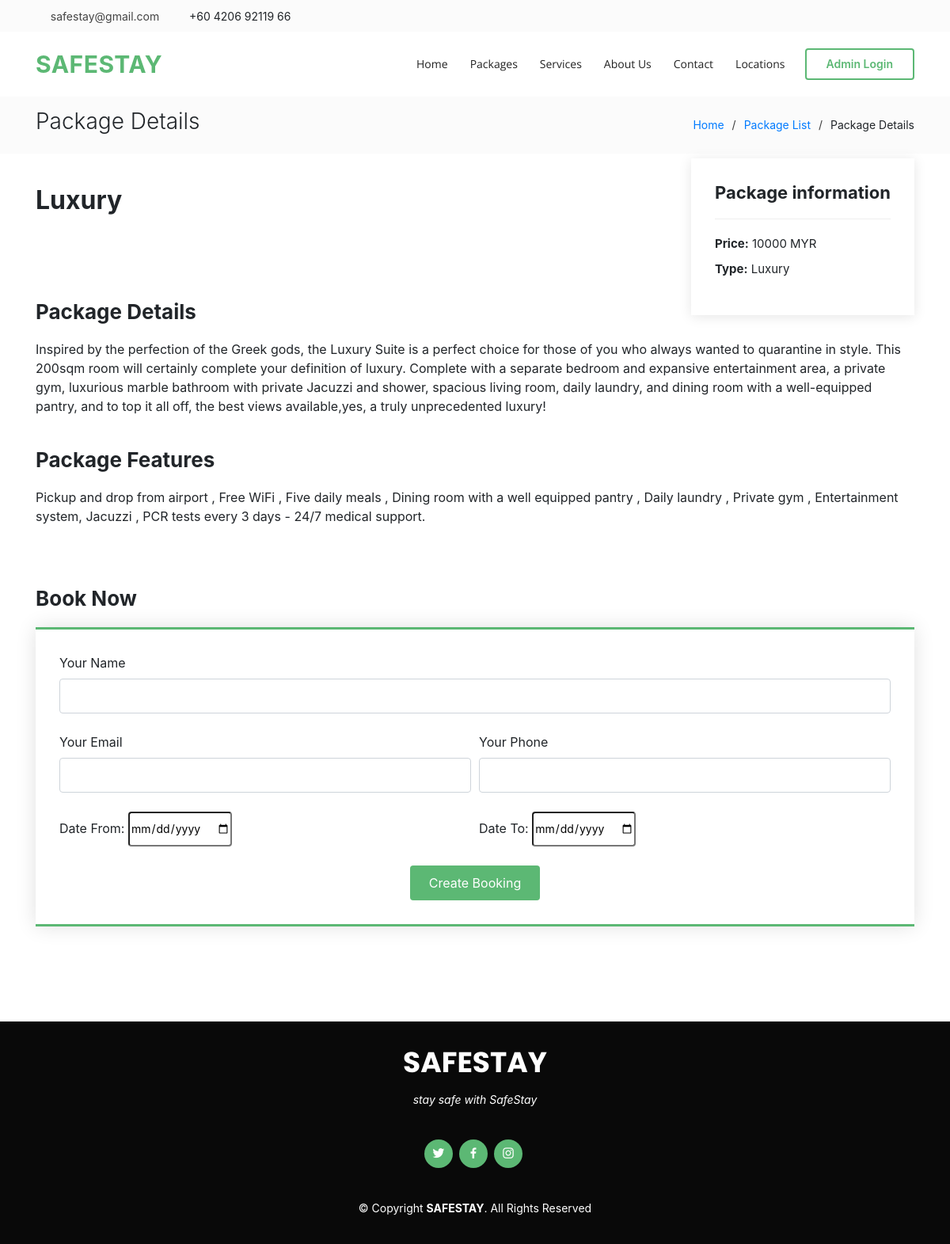
The app's page /package-details.php?pkg_id=3 with its own data.
### tables this page shows
CREATE TABLE `packages` (
  `htl_id` int(11) NOT NULL,
  `pkg_id` int(11) NOT NULL,
  `pkg_name` varchar(200) DEFAULT NULL,
  `pkg_type` varchar(150) DEFAULT NULL,
  `pkg_price` int(11) DEFAULT NULL,
  `pkg_features` varchar(255) DEFAULT NULL,
  `pkg_details` mediumtext DEFAULT NULL,
  `pkg_image` varchar(100) DEFAULT NULL,
  `creation_date` timestamp NULL DEFAULT NULL,
  `update_date` timestamp NULL DEFAULT NULL
);

### package-details.php (the view, shortened to what this page needs)
<?php
include('assets/includes/config.php');
?>
<!DOCTYPE html>
<html lang="en">
<head>
  <link href="assets/vendor/bootstrap/css/bootstrap.min.css" rel="stylesheet">
  <link href="assets/vendor/icofont/icofont.min.css" rel="stylesheet">
  <link href="assets/vendor/boxicons/css/boxicons.min.css" rel="stylesheet">
  <link href="assets/vendor/animate.css/animate.min.css" rel="stylesheet">
  <link href="assets/vendor/owl.carousel/assets/owl.carousel.min.css" rel="stylesheet">
  <link href="assets/vendor/venobox/venobox.css" rel="stylesheet">
  <link href="assets/css/style.css" rel="stylesheet">
  <link rel="stylesheet" href="https://maxcdn.bootstrapcdn.com/bootstrap/4.0.0/css/bootstrap.min.css">
  <link href="https://unpkg.com/gijgo@1.9.13/css/gijgo.min.css" rel="stylesheet" type="text/css" />
</head>
<body>
  <?php include('assets/includes/header.php'); ?>
  <main id="main">
    <section class="breadcrumbs">
      <div class="container">
        <div class="d-flex justify-content-between align-items-center">
          <h2>Package Details</h2>
          <ol>
            <li><a href="index.php">Home</a></li>
            <li><a href="package-list.php">Package List</a></li>
            <li>Package Details</li>
          </ol>
        </div>
      </div>
    </section>
    <?php
    $pid = intval($_GET['pkg_id']);
    $sql = "SELECT * from packages where pkg_id=:pid";
    $query = $dbh->prepare($sql);
    $query->bindParam(':pid', $pid, PDO::PARAM_STR);
    $query->execute();
    $results = $query->fetchAll(PDO::FETCH_OBJ);
    if ($query->rowCount() > 0) {
      foreach ($results as $result) {  ?>
        <section id="portfolio-details" class="portfolio-details">
          <div class="container">
            <h2><b><?php echo htmlentities($result->pkg_name); ?></b> </h2> <br>
            <div class="portfolio-details-container">
              <div>
              </div>
              <div class="portfolio-info">
                <h3>Package information</h3>
                <ul>
                  <li><strong>Price:</strong> <?php echo htmlentities($result->pkg_price); ?> MYR</li>
                  <li><strong>Type:</strong> <?php echo htmlentities($result->pkg_type); ?></li>
                </ul>
              </div>
            </div>
            <div class="portfolio-description">
              <h2>Package Details</h2>
              <p>
                <?php echo htmlentities($result->pkg_details); ?>
              </p>
              <br>
              <h2>Package Features</h2>
              <p>
                <?php echo htmlentities($result->pkg_features); ?>
              </p>
              <section id="booking" class="contact">
                <h2>Book Now</h2>
                <form name="booking" method="post" class="php-email-form" name="bookinsgform">
                  <div class="form-group">
                    <label>Your Name</label>
                    <input type="text" name="name" class="form-control" id="name" data-rule="minlen:4" data-msg="Please enter at least 4 chars" />
                  </div>
                  <div class="form-row">
                    <div class="form-group col-md-6">
                      <label>Your Email</label>
                      <input type="email" class="form-control" name="email" id="email" data-rule="email" data-msg="Please enter a valid email" />
                    </div>
                    <div class="form-group col-md-6">
                      <label>Your Phone</label>
                      <input type="text" name="phone" class="form-control" id="name" data-rule="minlen:4" data-msg="Please enter valid phone number" />
                    </div>
                  </div>
                  <div class="form-row">
                    <div action="/action_page.php" class="form-group col-md-6">
                      <label for="from">Date From:</label>
                      <input type="date" id="from" name="fromdate">
                    </div>
                    <div action="/action_page.php" class="form-group col-md-6">
                      <label for="to">Date To:</label>
                      <input type="date" id="to" name="todate">
                    </div>
                  </div>
                  <div class="text-center"><button type="submit" name="submit">Create Booking</button></div>
                </form>
              </section>
            </div>
          </div>
        </section>
    <?php }
    } ?>
  </main>
  <?php include('assets/includes/footer.php'); ?>
</body>
</html>

### assets/css/style.css (style rules this page uses)
body { font-family: "Open Sans", sans-serif; color: #444444; }
a { color: #5cb874; }
h1, h2, h3, h4, h5, h6 { font-family: "Raleway", sans-serif; }
section { padding: 60px 0; }
.contact .php-email-form { width: 100%; border-top: 3px solid #5cb874; border-bottom: 3px solid #5cb874; padding: 30px; background: #fff; box-shadow: 0 0 24px 0 rgba(0, 0, 0, 0.12); }
.contact .php-email-form .form-group { padding-bottom: 8px; }
.contact .php-email-form input, .contact .php-email-form textarea { border-radius: 0; box-shadow: none; font-size: 14px; border-radius: 4px; }
.contact .php-email-form input { height: 44px; }
.contact .php-email-form button[type="submit"] { background: #5cb874; border: 0; padding: 10px 24px; color: #fff; transition: 0.4s; border-radius: 4px; }
.breadcrumbs { padding: 15px 0; background: #fbfbfb; min-height: 40px; margin-top: 122px; }
.breadcrumbs h2 { font-size: 28px; font-weight: 300; }
.breadcrumbs ol { display: flex; flex-wrap: wrap; list-style: none; padding: 0; margin: 0; font-size: 14px; }
.breadcrumbs ol li + li { padding-left: 10px; }
.breadcrumbs ol li + li::before { display: inline-block; padding-right: 10px; color: #3c3c3c; content: "/"; }
.portfolio-details { padding-top: 40px; }
.portfolio-details .portfolio-details-container { position: relative; }
.portfolio-details .portfolio-info { padding: 30px; position: absolute; right: 0; bottom: -70px; background: #fff; box-shadow: 0px 2px 15px rgba(0, 0, 0, 0.1); z-index: 2; }
.portfolio-details .portfolio-info h3 { font-size: 22px; font-weight: 700; margin-bottom: 20px; padding-bottom: 20px; border-bottom: 1px solid #eee; }
.portfolio-details .portfolio-info ul { list-style: none; padding: 0; font-size: 15px; }
.portfolio-details .portfolio-info ul li + li { margin-top: 10px; }
.portfolio-details .portfolio-description { padding-top: 50px; }
.portfolio-details .portfolio-description h2 { width: 50%; font-size: 26px; font-weight: 700; margin-bottom: 20px; }
.portfolio-details .portfolio-description p { padding: 0 0 0 0; }

### records on screen
packages: pkg_name "Luxury", pkg_price "10000", pkg_type "Luxury", pkg_details "Inspired by the perfection of the Greek gods, the Luxury Suite is a perfect choice for those of you who always wanted to quarantine in style. This 200sqm room will certainly complete your definition of luxury. Complete with a separate bedroom and expansive entertainment area, a private gym, luxurious marble bathroom with private Jacuzzi and shower, spacious living room, daily laundry, and dining room with a well-equipped pantry, and to top it all off, the best views available,yes, a truly unprecedented luxury!", pkg_features "Pickup and drop from airport , Free WiFi , Five daily meals , Dining room with a well equipped pantry , Daily laundry , Private gym , Entertainment system, Jacuzzi , PCR tests every 3 days - 24/7 medical support."
